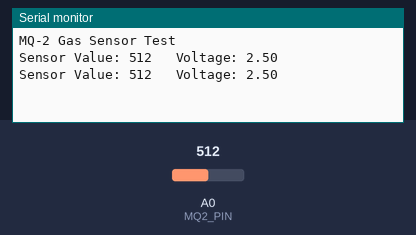
A sketch run on a simulated Arduino Uno, built with avr-gcc and run on an emulated ATmega328P. On the bench: the last lines printed to the serial monitor. The inputs (shaded band) are chosen by the test bench; at power-on: A0 (MQ2_PIN) = 512.

Above: at 1.8 s.
1.9 s: A0 (MQ2_PIN) set to 716
At 2.8 s:
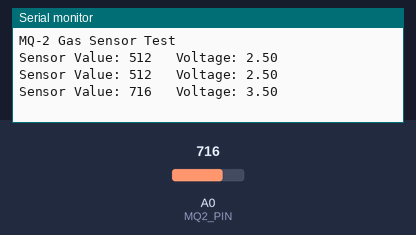
3.4 s: A0 (MQ2_PIN) set to 900
At 4.8 s:
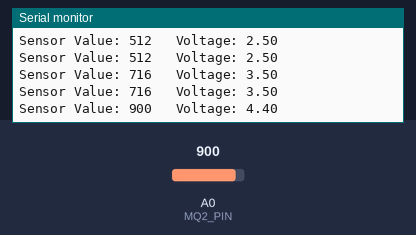
Timing chart, 0 to 6.4 s (numbered marks = the images above; inputs shaded):
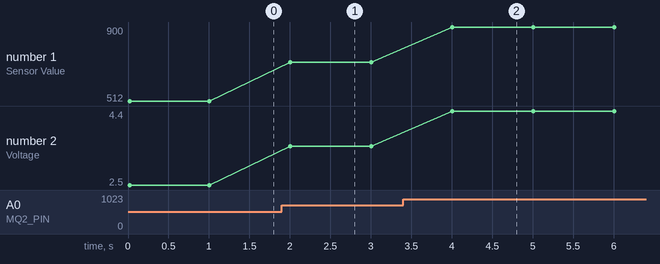

The sketch:

mq-2.ino
```cpp
// Definisikan pin analog yang terhubung ke AOUT dari MQ-2
#define MQ2_PIN A0

void setup() {
  // Memulai komunikasi serial
  Serial.begin(9600);
  Serial.println("MQ-2 Gas Sensor Test");
}

void loop() {
  // Membaca nilai analog dari MQ-2
  int sensorValue = analogRead(MQ2_PIN);

  // Konversi nilai analog ke tegangan (jika diperlukan)
  float voltage = sensorValue * (5.0 / 1023.0);

  // Cetak hasil pembacaan ke Serial Monitor
  Serial.print("Sensor Value: ");
  Serial.print(sensorValue);
  Serial.print("\t Voltage: ");
  Serial.println(voltage);

  // Tunggu beberapa saat sebelum membaca nilai berikutnya
  delay(1000);
}
```

Measured:
- after the input at 1.9 s, the serial monitor: prints a new line after 0.10 s (image 1)
- after the input at 3.4 s, the serial monitor: prints a new line after 0.60 s (image 2)
- plotted number 1: 512 → 716 after the input at 1.9 s, 716 → 900 after the input at 3.4 s
- plotted number 2: 2.5 → 3.5 after the input at 1.9 s, 3.5 → 4.4 after the input at 3.4 s
